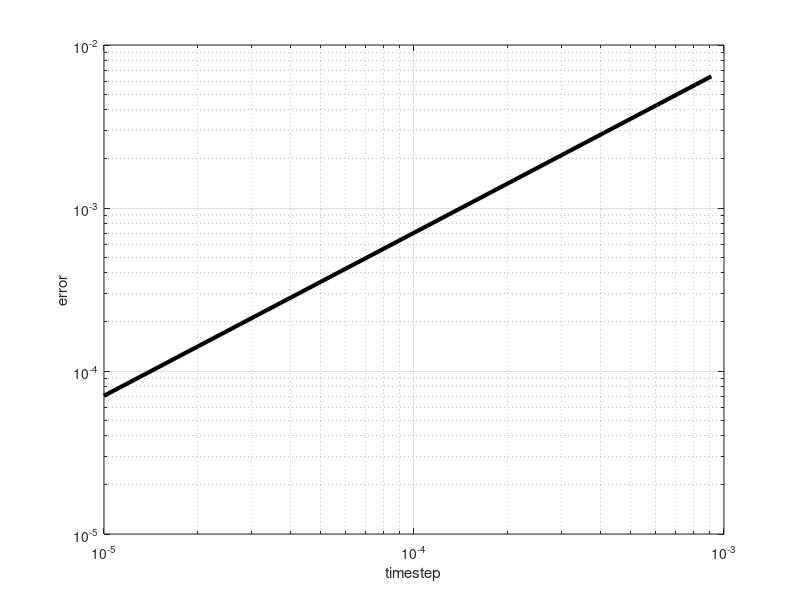

Here is the MATLAB script that generated this plot:
%euler method 2nd order
clear all
hvec = 0.00001:0.0001:0.001;
evec = zeros(size(hvec));
for i = 1:length(hvec) 
    h = hvec(i);
    b = 0:h:6.5;  
    y = zeros(size(b));
    z = zeros(size(b));
    z(1) = 2; y(1) = 1; w = 1;
    t = numel(y);  % the number of y values
    for n=1:t-1
        f = -w^2*z(n);
        y(n+1) = y(n) + h * f;
        g = y(n); 
        z(n+1) = z(n) + h * g;
    end
%     figure(4)
%     plot (b,z, '.r', 'MarkerSize', 10)
%     title('Euler approx')
%     hold on
    ac = 2*cos(b*w) + 1/w*sin(b*w); %period 2pi/w
%     plot(b,ac,'.g', 'MarkerSize', 8);
%     hold off
    v = abs(z-ac);
    C=2; p=3;
    e = max(v); %max norm
    evec(i) = e;
end
figure(5)
loglog(hvec, evec, 'k', 'LineWidth', 3)
xlabel('timestep')
ylabel('error')
grid on